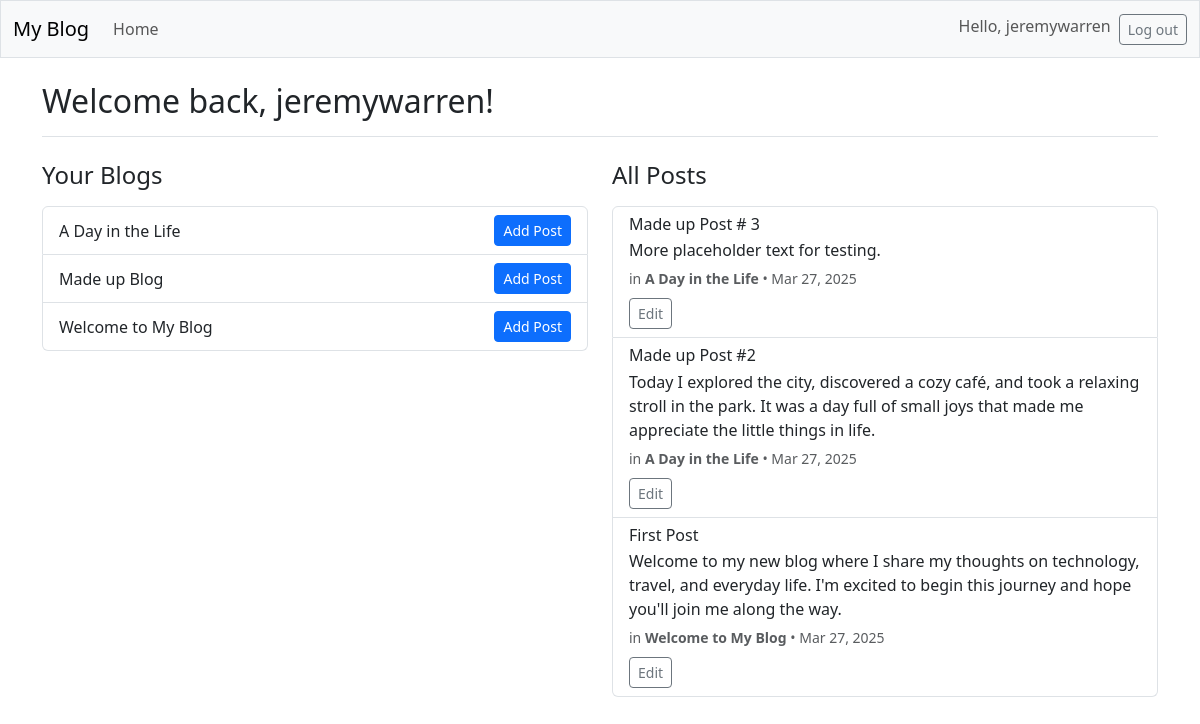
The app's page / (signed in) with its own data.
### blogs/models.py (models this page shows, shortened)
class Blog(models.Model):
    owner = models.ForeignKey(User, on_delete=models.CASCADE)
    title = models.CharField(max_length=200)
    description = models.TextField(blank=True)
    created_at = models.DateTimeField(auto_now_add=True)

class Post(models.Model):
    blog = models.ForeignKey(
        Blog, on_delete=models.CASCADE, related_name="posts"
    )
    title = models.CharField(max_length=200)
    content = models.TextField()
    created_at = models.DateTimeField(auto_now_add=True)
    updated_at = models.DateTimeField(auto_now=True)

### blogs/views.py (the view)
# urls.py: path("", views.index, name="index"),
def index(request):
    posts = Post.objects.all().order_by("-created_at")
    blogs = Blog.objects.all().order_by("title")
    context = {
        "posts": posts,
        "blogs": blogs,
    }
    return render(request, "blogs/index.html", context)

### blogs/templates/blogs/index.html (shortened to what this page needs)
{% extends 'blogs/base.html' %}
{% load django_bootstrap5 %}
{% block page_header %}
  {% if user.is_authenticated %}
    <h2>Welcome back, {{ user.username }}!</h2>
  {% else %}
    <h2>Welcome to My Blog</h2>
  {% endif %}
{% endblock page_header %}
{% block content %}
  {% if user.is_authenticated %}
    <div class="row">
      <div class="col-md-6 mb-5">
        <h4 class="mb-3">Your Blogs</h4>
        {% if blogs %}
          <div class="list-group">
            {% for blog in blogs %}
              <div class="list-group-item d-flex justify-content-between align-items-center">
                <span>{{ blog.title }}</span>
                <a href="{% url 'blogs:new_post' blog.id %}" class="btn btn-sm btn-primary">Add Post</a>
              </div>
            {% endfor %}
          </div>
        {% else %}
          <div class="alert alert-warning">You don't have any blogs yet.</div>
        {% endif %}
      </div>
      <div class="col-md-6 mb-5">
        <h4 class="mb-3">All Posts</h4>
        {% if posts %}
          <div class="list-group">
            {% for post in posts %}
              <div class="list-group-item">
                <h6 class="mb-1">{{ post.title }}</h6>
                <p class="mb-1">{{ post.content|linebreaksbr }}</p>
                <small class="text-muted">
                  in <strong>{{ post.blog.title }}</strong> • {{ post.created_at|date:"M d, Y" }}
                </small>
                <div class="mt-2">
                  <a href="{% url 'blogs:edit_post' post.id %}" class="btn btn-sm btn-outline-secondary">Edit</a>
                </div>
              </div>
            {% endfor %}
          </div>
        {% else %}
          <div class="alert alert-info">No posts to show yet.</div>
        {% endif %}
      </div>
    </div>
  {% endif %}
{% endblock content %}

### blogs/templates/blogs/base.html (shortened to what this page needs)
<!DOCTYPE html>
<html lang="en">
  <head>
    {% load django_bootstrap5 %}
    {% bootstrap_css %}
  </head>
  <body>
    <nav class="navbar navbar-expand-md navbar-light bg-light mb-4 border">
      <div class="container-fluid">
        <a class="navbar-brand" href="{% url 'blogs:index' %}">My Blog</a>
        <div class="collapse navbar-collapse" id="navbarCollapse">
          <ul class="navbar-nav me-auto mb-2 mb-md-0">
            <li class="nav-item">
              <a class="nav-link" href="{% url 'blogs:index' %}">Home</a>
            </li>
          </ul>
          <ul class="navbar-nav ms-auto mb-2 mb-md-0">
            {% if user.is_authenticated %}
              <li class="nav-item">
                <span class="navbar-text me-2">Hello, {{ user.username }}</span>
              </li>
              <li class="nav-item">
                <form action="{% url 'accounts:logout' %}" method="post" class="d-flex align-items-center">
                  <button type="submit" class="btn btn-outline-secondary btn-sm">Log out</button>
                </form>
              </li>
            {% endif %}
          </ul>
        </div>
      </div>
    </nav>
    <main class="container">
      <div class="pb-2 mb-4 border-bottom">
        {% block page_header %}{% endblock page_header %}
      </div>
      {% block content %}{% endblock content %}
    </main>
  </body>
</html>

### records on screen
Blog: title "A Day in the Life"
Blog: title "Made up Blog"
Blog: title "Welcome to My Blog"
Post: title "Made up Post # 3", content "More placeholder text for testing.", blog "A Day in the Life", created_at "Mar 27, 2025"
Post: title "Made up Post #2", content "Today I explored the city, discovered a cozy café, and took a relaxing stroll in the park. It was a day full of small joys that made me appreciate the little things in life.", blog "A Day in the Life", created_at "Mar 27, 2025"
Post: title "First Post", content "Welcome to my new blog where I share my thoughts on technology, travel, and everyday life. I'm excited to begin this journey and hope you'll join me along the way.", blog "Welcome to My Blog", created_at "Mar 27, 2025"

### other values on screen
{{ user.username }} "jeremywarren"
